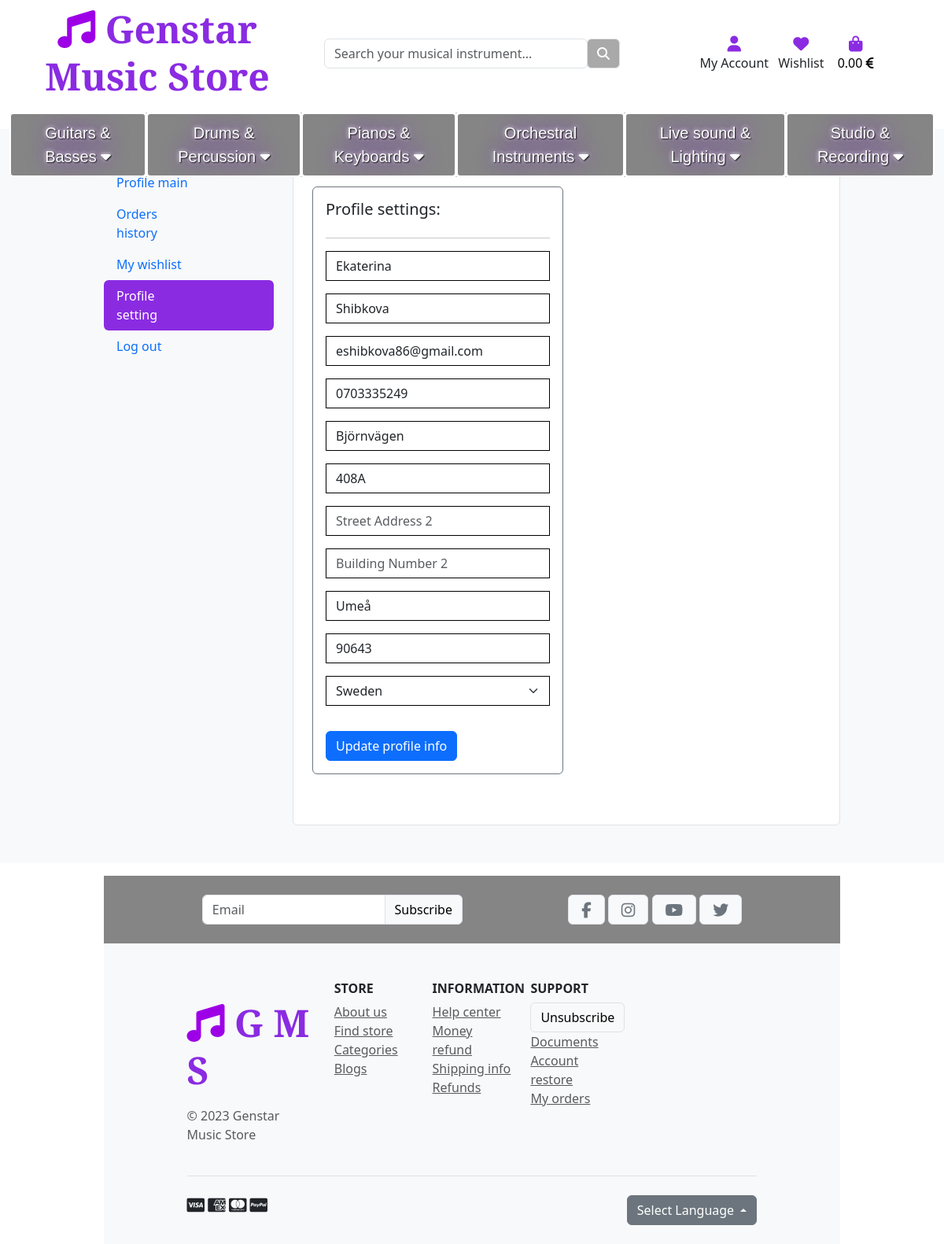
/profiles/profile_settings/ (signed in), run on the app's committed database.
### profiles/models.py (models this page shows, shortened)
class UserProfile(models.Model):
    user = models.OneToOneField(User, on_delete=models.CASCADE)
    default_first_name = models.CharField(max_length=40, null=True, blank=True)
    default_last_name = models.CharField(max_length=40, null=True, blank=True)
    default_email_address = models.EmailField(max_length=254, null=True, blank=True)
    default_phone_number = models.CharField(max_length=20, null=True, blank=True)
    default_street_address1 = models.CharField(max_length=80, null=True, blank=True)
    default_building_number1 = models.CharField(max_length=80, null=True, blank=True)
    default_street_address2 = models.CharField(max_length=80, null=True, blank=True)
    default_building_number2 = models.CharField(max_length=80, null=True, blank=True)
    default_city = models.CharField(max_length=40, null=True, blank=True)
    default_postal_code = models.CharField(max_length=20, null=True, blank=True)
    default_country = CountryField(blank_label='Country', null=False, blank=False)

### profiles/views.py (the view)
# urls.py: path('profile_settings/', views.profile_settings, name='profile_settings'),
def profile_settings(request):
    profile_settings = get_object_or_404(UserProfile, user=request.user)
    if request.method == 'POST':
        form = UserProfileForm(request.POST, instance=profile_settings)
        if form.is_valid():
            form.save()
            messages.success(request, 'Profile updated successfully')
    form = UserProfileForm(instance=profile_settings)
    template = 'profiles/profile_settings.html'
    context = {
        'form': form,
        'on_profile_settings_page': True,
    }
    return render(request, template, context)

### cart/contexts.py (called while the page is built, shortened)
def cart_contents(request):
    cart = request.session.get('cart', {})
    cart_items = []
    total = Decimal('0.00')
    product_count = 0
    if total < settings.FREE_DELIVERY_THRESHOLD:
        delivery = settings.STANDARD_DELIVERY_COST
        free_delivery_delta = settings.FREE_DELIVERY_THRESHOLD - total
    else:
        delivery = Decimal('0.00')
        free_delivery_delta = Decimal('0.00')
    tax = total * settings.TAX_RATE / 100
    if total > 0:
        grand_total = float(total) + float(delivery)
    else:
        grand_total = 0
    context = {
        'cart_items': cart_items,
        'total': total,
        'product_count': product_count,
        'delivery': delivery,
        'free_delivery_delta': free_delivery_delta,
        'free_delivery_threshold': settings.FREE_DELIVERY_THRESHOLD,
        'grand_total': grand_total,
        'tax': tax,
    }
    return context

### profiles/templates/profiles/profile_settings.html (shortened to what this page needs)
{% extends 'base.html' %}
{% load static %}
{% load crispy_forms_tags %}
{% block page_header %}
    <div class="container header-container">
    </div>
{% endblock %}
{% block content %}
<section class="py-5 bg-light">
    <div class="container">
        <div class="row">
            <div class="col-lg-3 col-xl-3">
                <nav class="nav flex-lg-column w-100 d-flex nav-pills mb-4">
                    <a class="nav-link my-0 bg-light" href="{% url 'view_profile' %}">
                        <p class="pb-0 mb-0" style="width: 100px">Profile main</p>
                    </a>
                    <a class="nav-link my-0 bg-light" href="#">
                        <p class="pb-0 mb-0" style="width: 100px">Orders history</p>
                    </a>
                    <a class="nav-link my-0 bg-light" href="{% url 'view_wishlist' %}">
                        <p class="pb-0 mb-0" style="width: 100px">My wishlist</p>
                    </a>
                    <a class="nav-link my-0 active" style="background-color: blueviolet;" href="{% url 'profile_settings' %}">
                        <p class="pb-0 mb-0" style="width: 100px">Profile setting</p>
                    </a>
                    <a class="nav-link my-0 bg-light" href="{% url 'account_logout' %}">
                        <p class="pb-0 mb-0" style="width: 100px">Log out</p>
                    </a>
                </nav>
            </div>
            <main class="col-lg-9 col-xl-9">
                <div class="card p-4 mb-0 shadow-0 border">
                    <div class="row g-2 mb-3">
                        <div class="col-lg-6 col-md-6">
                            <div class="content-body">
                                <div class="card border border-secondary mb-4 shadow-0">
                                    <div class="card-body pb-0">
                                    <h5 class="mb-4">Profile settings:</h5>
                                    <hr>
                                    <form class="mt-3" action="{% url 'profile_settings' %}" method="POST" id="profile-update-form">
                                        {{ form|crispy }}
                                        <button type="submit" class="btn btn-primary mt-3 mb-3">Update profile info</button>
                                    </form>
                                    </div>
                                </div>
                            </div>
                        </div>
                    </div>
                </div>
            </main>
        </div>
    </div>
</section>
{% endblock %}

### static/css/style.css (style rules this page uses)
.border-black { border: 1px solid black !important; }
.row:after { content: ""; display: table; clear: both; }
@media (min-width: 1200px) { .container { max-width: 80%; } }
@media (min-width: 992px) { .header-container { padding-top: 164px; } }
select, select option { color: #000; }

### data on the page
UserProfile: default_first_name "Ekaterina", default_last_name "Shibkova", default_email_address "eshibkova86@gmail.com", default_phone_number "0703335249", default_street_address1 "Björnvägen", default_building_number1 "408A", default_city "Umeå", default_postal_code "90643", default_country "Sweden"
